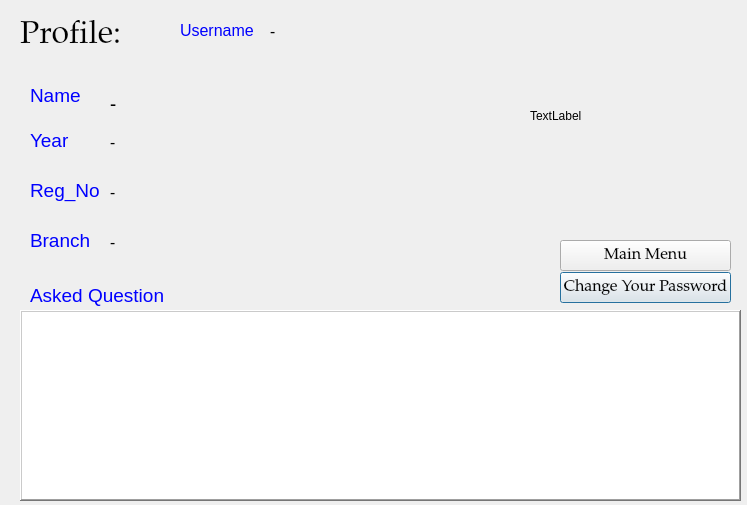
<?xml version="1.0" encoding="UTF-8"?>
<ui version="4.0">
 <class>Stud_info</class>
 <widget class="QDialog" name="Stud_info">
  <property name="geometry">
   <rect>
    <x>0</x>
    <y>0</y>
    <width>747</width>
    <height>505</height>
   </rect>
  </property>
  <property name="windowTitle">
   <string>Dialog</string>
  </property>
  <widget class="QLabel" name="label_heading">
   <property name="geometry">
    <rect>
     <x>20</x>
     <y>20</y>
     <width>191</width>
     <height>31</height>
    </rect>
   </property>
   <property name="font">
    <font>
     <family>Palatino Linotype</family>
     <pointsize>24</pointsize>
    </font>
   </property>
   <property name="text">
    <string>&lt;html&gt;&lt;head/&gt;&lt;body&gt;&lt;p&gt;&lt;span style=&quot; font-size:16pt; color:#55557f;&quot;&gt;Profile:&lt;/span&gt;&lt;/p&gt;&lt;/body&gt;&lt;/html&gt;</string>
   </property>
  </widget>
  <widget class="QLabel" name="label">
   <property name="geometry">
    <rect>
     <x>30</x>
     <y>80</y>
     <width>61</width>
     <height>31</height>
    </rect>
   </property>
   <property name="text">
    <string>&lt;html&gt;&lt;head/&gt;&lt;body&gt;&lt;p&gt;&lt;span style=&quot; font-size:14pt; color:#0000ff;&quot;&gt;Name&lt;/span&gt;&lt;/p&gt;&lt;/body&gt;&lt;/html&gt;</string>
   </property>
  </widget>
  <widget class="QLabel" name="label_2">
   <property name="geometry">
    <rect>
     <x>30</x>
     <y>120</y>
     <width>61</width>
     <height>41</height>
    </rect>
   </property>
   <property name="text">
    <string>&lt;html&gt;&lt;head/&gt;&lt;body&gt;&lt;p&gt;&lt;span style=&quot; font-size:14pt; color:#0000ff;&quot;&gt;Year&lt;/span&gt;&lt;/p&gt;&lt;/body&gt;&lt;/html&gt;</string>
   </property>
  </widget>
  <widget class="QLabel" name="label_3">
   <property name="geometry">
    <rect>
     <x>30</x>
     <y>170</y>
     <width>81</width>
     <height>41</height>
    </rect>
   </property>
   <property name="text">
    <string>&lt;html&gt;&lt;head/&gt;&lt;body&gt;&lt;p&gt;&lt;span style=&quot; font-size:14pt; color:#0000ff;&quot;&gt;Reg_No&lt;/span&gt;&lt;/p&gt;&lt;/body&gt;&lt;/html&gt;</string>
   </property>
  </widget>
  <widget class="QLabel" name="label_4">
   <property name="geometry">
    <rect>
     <x>30</x>
     <y>220</y>
     <width>81</width>
     <height>41</height>
    </rect>
   </property>
   <property name="text">
    <string>&lt;html&gt;&lt;head/&gt;&lt;body&gt;&lt;p&gt;&lt;span style=&quot; font-size:14pt; color:#0000ff;&quot;&gt;Branch&lt;/span&gt;&lt;/p&gt;&lt;/body&gt;&lt;/html&gt;</string>
   </property>
  </widget>
  <widget class="QLabel" name="label_5">
   <property name="geometry">
    <rect>
     <x>30</x>
     <y>270</y>
     <width>151</width>
     <height>51</height>
    </rect>
   </property>
   <property name="text">
    <string>&lt;html&gt;&lt;head/&gt;&lt;body&gt;&lt;p&gt;&lt;span style=&quot; font-size:14pt; color:#0000ff;&quot;&gt;Asked Question&lt;/span&gt;&lt;/p&gt;&lt;/body&gt;&lt;/html&gt;</string>
   </property>
  </widget>
  <widget class="QLabel" name="label_nameset">
   <property name="geometry">
    <rect>
     <x>110</x>
     <y>90</y>
     <width>261</width>
     <height>21</height>
    </rect>
   </property>
   <property name="font">
    <font>
     <family>Simplified Arabic Fixed</family>
     <pointsize>14</pointsize>
    </font>
   </property>
   <property name="frameShape">
    <enum>QFrame::NoFrame</enum>
   </property>
   <property name="text">
    <string>&lt;html&gt;&lt;head/&gt;&lt;body&gt;&lt;p&gt;-&lt;/p&gt;&lt;/body&gt;&lt;/html&gt;</string>
   </property>
  </widget>
  <widget class="QLabel" name="label_yearset">
   <property name="geometry">
    <rect>
     <x>110</x>
     <y>130</y>
     <width>261</width>
     <height>21</height>
    </rect>
   </property>
   <property name="font">
    <font>
     <family>Simplified Arabic Fixed</family>
     <pointsize>12</pointsize>
    </font>
   </property>
   <property name="frameShape">
    <enum>QFrame::NoFrame</enum>
   </property>
   <property name="text">
    <string>&lt;html&gt;&lt;head/&gt;&lt;body&gt;&lt;p&gt;-&lt;/p&gt;&lt;/body&gt;&lt;/html&gt;</string>
   </property>
  </widget>
  <widget class="QLabel" name="label_regnoset">
   <property name="geometry">
    <rect>
     <x>110</x>
     <y>180</y>
     <width>261</width>
     <height>21</height>
    </rect>
   </property>
   <property name="font">
    <font>
     <family>Simplified Arabic Fixed</family>
     <pointsize>12</pointsize>
    </font>
   </property>
   <property name="frameShape">
    <enum>QFrame::NoFrame</enum>
   </property>
   <property name="text">
    <string>&lt;html&gt;&lt;head/&gt;&lt;body&gt;&lt;p&gt;-&lt;/p&gt;&lt;/body&gt;&lt;/html&gt;</string>
   </property>
  </widget>
  <widget class="QLabel" name="label_branchset">
   <property name="geometry">
    <rect>
     <x>110</x>
     <y>230</y>
     <width>261</width>
     <height>21</height>
    </rect>
   </property>
   <property name="font">
    <font>
     <family>Simplified Arabic Fixed</family>
     <pointsize>12</pointsize>
    </font>
   </property>
   <property name="frameShape">
    <enum>QFrame::NoFrame</enum>
   </property>
   <property name="text">
    <string>&lt;html&gt;&lt;head/&gt;&lt;body&gt;&lt;p&gt;-&lt;/p&gt;&lt;/body&gt;&lt;/html&gt;</string>
   </property>
  </widget>
  <widget class="QTableView" name="tableView">
   <property name="geometry">
    <rect>
     <x>20</x>
     <y>310</y>
     <width>721</width>
     <height>191</height>
    </rect>
   </property>
   <property name="font">
    <font>
     <family>Nyala</family>
     <pointsize>16</pointsize>
     <weight>50</weight>
     <bold>false</bold>
    </font>
   </property>
   <property name="styleSheet">
    <string notr="true">gridline-color: rgb(0, 85, 127);</string>
   </property>
   <property name="frameShape">
    <enum>QFrame::WinPanel</enum>
   </property>
   <property name="frameShadow">
    <enum>QFrame::Raised</enum>
   </property>
   <attribute name="horizontalHeaderDefaultSectionSize">
    <number>720</number>
   </attribute>
   <attribute name="verticalHeaderDefaultSectionSize">
    <number>40</number>
   </attribute>
  </widget>
  <widget class="QLabel" name="label_6">
   <property name="geometry">
    <rect>
     <x>180</x>
     <y>10</y>
     <width>91</width>
     <height>41</height>
    </rect>
   </property>
   <property name="text">
    <string>&lt;html&gt;&lt;head/&gt;&lt;body&gt;&lt;p&gt;&lt;span style=&quot; font-size:12pt; color:#0000ff;&quot;&gt;Username&lt;/span&gt;&lt;/p&gt;&lt;/body&gt;&lt;/html&gt;</string>
   </property>
  </widget>
  <widget class="QLabel" name="label_userset">
   <property name="geometry">
    <rect>
     <x>270</x>
     <y>20</y>
     <width>201</width>
     <height>21</height>
    </rect>
   </property>
   <property name="font">
    <font>
     <family>Simplified Arabic Fixed</family>
     <pointsize>12</pointsize>
    </font>
   </property>
   <property name="text">
    <string>-</string>
   </property>
  </widget>
  <widget class="QPushButton" name="pushButton_changepass">
   <property name="geometry">
    <rect>
     <x>560</x>
     <y>272</y>
     <width>171</width>
     <height>31</height>
    </rect>
   </property>
   <property name="font">
    <font>
     <family>Palatino Linotype</family>
     <pointsize>12</pointsize>
    </font>
   </property>
   <property name="text">
    <string>Change Your Password</string>
   </property>
  </widget>
  <widget class="QPushButton" name="pushButton_mainmenu">
   <property name="geometry">
    <rect>
     <x>560</x>
     <y>240</y>
     <width>171</width>
     <height>31</height>
    </rect>
   </property>
   <property name="font">
    <font>
     <family>Palatino Linotype</family>
     <pointsize>12</pointsize>
    </font>
   </property>
   <property name="text">
    <string>Main Menu</string>
   </property>
  </widget>
  <widget class="QLabel" name="img">
   <property name="geometry">
    <rect>
     <x>6</x>
     <y>0</y>
     <width>741</width>
     <height>501</height>
    </rect>
   </property>
   <property name="autoFillBackground">
    <bool>true</bool>
   </property>
   <property name="text">
    <string/>
   </property>
  </widget>
  <widget class="QLabel" name="img_label">
   <property name="geometry">
    <rect>
     <x>530</x>
     <y>20</y>
     <width>211</width>
     <height>191</height>
    </rect>
   </property>
   <property name="text">
    <string>TextLabel</string>
   </property>
  </widget>
  <zorder>img</zorder>
  <zorder>label_heading</zorder>
  <zorder>label</zorder>
  <zorder>label_2</zorder>
  <zorder>label_3</zorder>
  <zorder>label_4</zorder>
  <zorder>label_5</zorder>
  <zorder>label_nameset</zorder>
  <zorder>label_yearset</zorder>
  <zorder>label_regnoset</zorder>
  <zorder>label_branchset</zorder>
  <zorder>tableView</zorder>
  <zorder>label_6</zorder>
  <zorder>label_userset</zorder>
  <zorder>pushButton_changepass</zorder>
  <zorder>pushButton_mainmenu</zorder>
  <zorder>img_label</zorder>
 </widget>
 <resources/>
 <connections/>
</ui>
